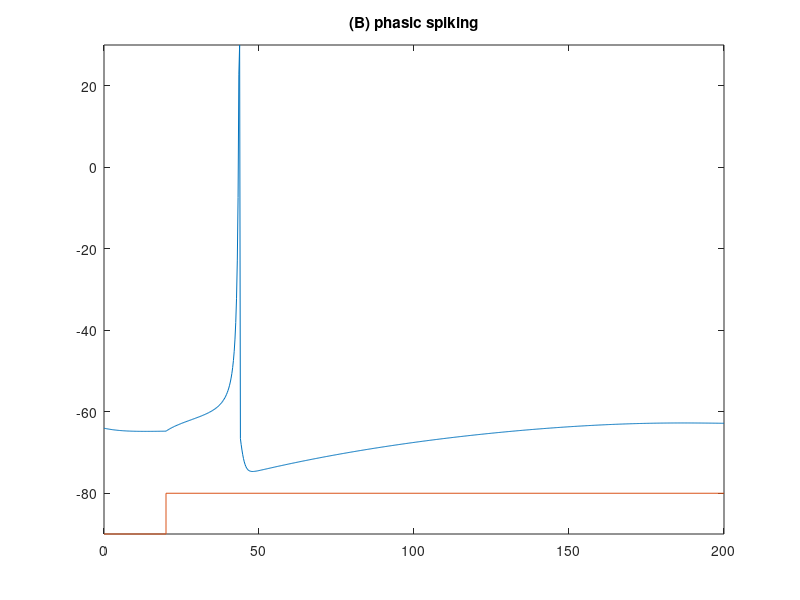

Reproduce this figure in MATLAB.
a=0.02; b=0.25; c=-65;  d=6;
V=-64; u=b*V;
VV=[];  uu=[];
tau = 0.25;tspan = 0:tau:200;
T1=20;
for t=tspan
    if (t>T1) 
        I=0.5;
    else
        I=0;
    end;
    V = V + tau*(0.04*V^2+5*V+140-u+I);
    u = u + tau*a*(b*V-u);
    if V > 30
        VV(end+1)=30;
        V = c;
        u = u + d;
    else
        VV(end+1)=V;
    end;
    uu(end+1)=u;
end;
plot(tspan,VV,[0 T1 T1 max(tspan)],-90+[0 0 10 10]);
axis([0 max(tspan) -90 30])
title('(B) phasic spiking');